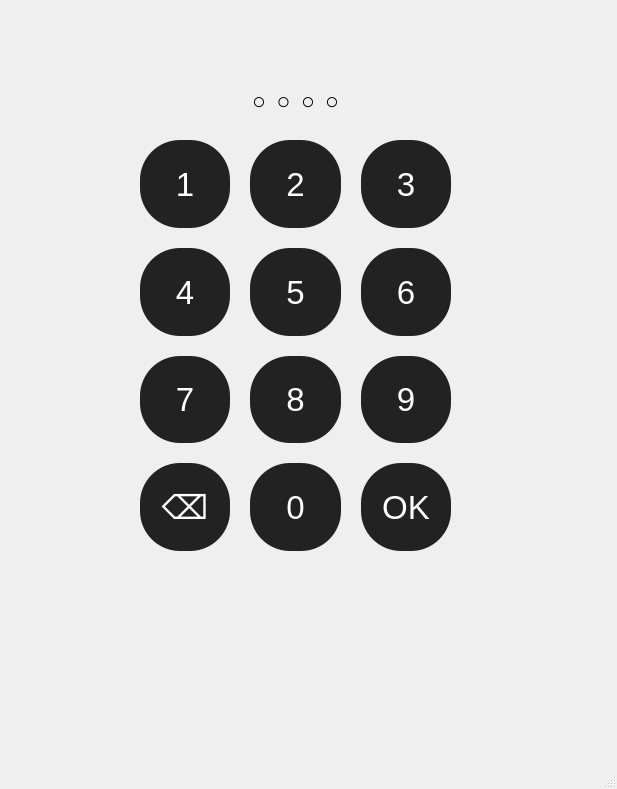
<?xml version="1.0" encoding="UTF-8"?>
<ui version="4.0">
 <class>MainWindow</class>
 <widget class="QMainWindow" name="MainWindow">
  <property name="geometry">
   <rect>
    <x>0</x>
    <y>0</y>
    <width>617</width>
    <height>789</height>
   </rect>
  </property>
  <property name="minimumSize">
   <size>
    <width>0</width>
    <height>0</height>
   </size>
  </property>
  <property name="windowTitle">
   <string>MainWindow</string>
  </property>
  <widget class="QWidget" name="centralwidget">
   <widget class="QWidget" name="keypadcontainer" native="true">
    <property name="geometry">
     <rect>
      <x>140</x>
      <y>140</y>
      <width>311</width>
      <height>411</height>
     </rect>
    </property>
    <property name="styleSheet">
     <string notr="true">QPushButton {
    background-color: #222;
    color: white;
    border: none;
    border-radius: 40px;  
    width: 80px;
    height: 80px;
}
QPushButton:{
    background-color: #444;
}</string>
    </property>
    <layout class="QGridLayout" name="gridLayout">
     <property name="spacing">
      <number>20</number>
     </property>
     <item row="0" column="0">
      <widget class="QPushButton" name="btn1">
       <property name="sizePolicy">
        <sizepolicy hsizetype="Expanding" vsizetype="Expanding">
         <horstretch>0</horstretch>
         <verstretch>0</verstretch>
        </sizepolicy>
       </property>
       <property name="minimumSize">
        <size>
         <width>60</width>
         <height>60</height>
        </size>
       </property>
       <property name="font">
        <font>
         <pointsize>25</pointsize>
        </font>
       </property>
       <property name="text">
        <string>1</string>
       </property>
      </widget>
     </item>
     <item row="0" column="1">
      <widget class="QPushButton" name="btn2">
       <property name="sizePolicy">
        <sizepolicy hsizetype="Expanding" vsizetype="Expanding">
         <horstretch>0</horstretch>
         <verstretch>0</verstretch>
        </sizepolicy>
       </property>
       <property name="minimumSize">
        <size>
         <width>60</width>
         <height>60</height>
        </size>
       </property>
       <property name="font">
        <font>
         <pointsize>25</pointsize>
        </font>
       </property>
       <property name="text">
        <string>2</string>
       </property>
      </widget>
     </item>
     <item row="0" column="2">
      <widget class="QPushButton" name="btn3">
       <property name="sizePolicy">
        <sizepolicy hsizetype="Expanding" vsizetype="Expanding">
         <horstretch>0</horstretch>
         <verstretch>0</verstretch>
        </sizepolicy>
       </property>
       <property name="minimumSize">
        <size>
         <width>60</width>
         <height>60</height>
        </size>
       </property>
       <property name="font">
        <font>
         <pointsize>25</pointsize>
        </font>
       </property>
       <property name="text">
        <string>3</string>
       </property>
      </widget>
     </item>
     <item row="1" column="0">
      <widget class="QPushButton" name="btn4">
       <property name="sizePolicy">
        <sizepolicy hsizetype="Expanding" vsizetype="Expanding">
         <horstretch>0</horstretch>
         <verstretch>0</verstretch>
        </sizepolicy>
       </property>
       <property name="minimumSize">
        <size>
         <width>60</width>
         <height>60</height>
        </size>
       </property>
       <property name="font">
        <font>
         <pointsize>25</pointsize>
        </font>
       </property>
       <property name="layoutDirection">
        <enum>Qt::LayoutDirection::LeftToRight</enum>
       </property>
       <property name="text">
        <string>4</string>
       </property>
      </widget>
     </item>
     <item row="1" column="1">
      <widget class="QPushButton" name="btn5">
       <property name="sizePolicy">
        <sizepolicy hsizetype="Expanding" vsizetype="Expanding">
         <horstretch>0</horstretch>
         <verstretch>0</verstretch>
        </sizepolicy>
       </property>
       <property name="minimumSize">
        <size>
         <width>60</width>
         <height>60</height>
        </size>
       </property>
       <property name="font">
        <font>
         <pointsize>25</pointsize>
        </font>
       </property>
       <property name="text">
        <string>5</string>
       </property>
      </widget>
     </item>
     <item row="1" column="2">
      <widget class="QPushButton" name="btn6">
       <property name="sizePolicy">
        <sizepolicy hsizetype="Expanding" vsizetype="Expanding">
         <horstretch>0</horstretch>
         <verstretch>0</verstretch>
        </sizepolicy>
       </property>
       <property name="minimumSize">
        <size>
         <width>60</width>
         <height>60</height>
        </size>
       </property>
       <property name="font">
        <font>
         <pointsize>25</pointsize>
        </font>
       </property>
       <property name="text">
        <string>6</string>
       </property>
      </widget>
     </item>
     <item row="2" column="0">
      <widget class="QPushButton" name="btn7">
       <property name="sizePolicy">
        <sizepolicy hsizetype="Expanding" vsizetype="Expanding">
         <horstretch>0</horstretch>
         <verstretch>0</verstretch>
        </sizepolicy>
       </property>
       <property name="minimumSize">
        <size>
         <width>60</width>
         <height>60</height>
        </size>
       </property>
       <property name="font">
        <font>
         <pointsize>25</pointsize>
        </font>
       </property>
       <property name="text">
        <string>7</string>
       </property>
      </widget>
     </item>
     <item row="2" column="1">
      <widget class="QPushButton" name="btn8">
       <property name="sizePolicy">
        <sizepolicy hsizetype="Expanding" vsizetype="Expanding">
         <horstretch>0</horstretch>
         <verstretch>0</verstretch>
        </sizepolicy>
       </property>
       <property name="minimumSize">
        <size>
         <width>60</width>
         <height>60</height>
        </size>
       </property>
       <property name="font">
        <font>
         <pointsize>25</pointsize>
        </font>
       </property>
       <property name="text">
        <string>8</string>
       </property>
      </widget>
     </item>
     <item row="2" column="2">
      <widget class="QPushButton" name="btn9">
       <property name="sizePolicy">
        <sizepolicy hsizetype="Expanding" vsizetype="Expanding">
         <horstretch>0</horstretch>
         <verstretch>0</verstretch>
        </sizepolicy>
       </property>
       <property name="minimumSize">
        <size>
         <width>60</width>
         <height>60</height>
        </size>
       </property>
       <property name="font">
        <font>
         <pointsize>25</pointsize>
        </font>
       </property>
       <property name="text">
        <string>9</string>
       </property>
      </widget>
     </item>
     <item row="3" column="0">
      <widget class="QPushButton" name="btnBack">
       <property name="sizePolicy">
        <sizepolicy hsizetype="Expanding" vsizetype="Expanding">
         <horstretch>0</horstretch>
         <verstretch>0</verstretch>
        </sizepolicy>
       </property>
       <property name="minimumSize">
        <size>
         <width>60</width>
         <height>60</height>
        </size>
       </property>
       <property name="font">
        <font>
         <pointsize>25</pointsize>
        </font>
       </property>
       <property name="text">
        <string>⌫</string>
       </property>
      </widget>
     </item>
     <item row="3" column="1">
      <widget class="QPushButton" name="btn0">
       <property name="sizePolicy">
        <sizepolicy hsizetype="Expanding" vsizetype="Expanding">
         <horstretch>0</horstretch>
         <verstretch>0</verstretch>
        </sizepolicy>
       </property>
       <property name="minimumSize">
        <size>
         <width>60</width>
         <height>60</height>
        </size>
       </property>
       <property name="font">
        <font>
         <pointsize>25</pointsize>
        </font>
       </property>
       <property name="layoutDirection">
        <enum>Qt::LayoutDirection::LeftToRight</enum>
       </property>
       <property name="text">
        <string>0</string>
       </property>
      </widget>
     </item>
     <item row="3" column="2">
      <widget class="QPushButton" name="btnOk">
       <property name="sizePolicy">
        <sizepolicy hsizetype="Expanding" vsizetype="Expanding">
         <horstretch>0</horstretch>
         <verstretch>0</verstretch>
        </sizepolicy>
       </property>
       <property name="minimumSize">
        <size>
         <width>60</width>
         <height>60</height>
        </size>
       </property>
       <property name="font">
        <font>
         <pointsize>25</pointsize>
        </font>
       </property>
       <property name="text">
        <string>OK</string>
       </property>
      </widget>
     </item>
    </layout>
   </widget>
   <widget class="QLabel" name="errorLabel">
    <property name="geometry">
     <rect>
      <x>250</x>
      <y>580</y>
      <width>101</width>
      <height>16</height>
     </rect>
    </property>
    <property name="font">
     <font>
      <pointsize>13</pointsize>
      <bold>true</bold>
     </font>
    </property>
    <property name="styleSheet">
     <string notr="true">color: red;
font-weight: bold;</string>
    </property>
    <property name="text">
     <string/>
    </property>
    <property name="alignment">
     <set>Qt::AlignmentFlag::AlignCenter</set>
    </property>
   </widget>
   <widget class="QWidget" name="layoutWidget">
    <property name="geometry">
     <rect>
      <x>250</x>
      <y>90</y>
      <width>91</width>
      <height>22</height>
     </rect>
    </property>
    <layout class="QHBoxLayout" name="horizontalLayout">
     <item>
      <widget class="QLabel" name="pinDot1">
       <property name="font">
        <font>
         <pointsize>17</pointsize>
        </font>
       </property>
       <property name="text">
        <string>○</string>
       </property>
       <property name="alignment">
        <set>Qt::AlignmentFlag::AlignCenter</set>
       </property>
      </widget>
     </item>
     <item>
      <widget class="QLabel" name="pinDot2">
       <property name="font">
        <font>
         <pointsize>17</pointsize>
        </font>
       </property>
       <property name="text">
        <string>○</string>
       </property>
       <property name="alignment">
        <set>Qt::AlignmentFlag::AlignCenter</set>
       </property>
      </widget>
     </item>
     <item>
      <widget class="QLabel" name="pinDot3">
       <property name="font">
        <font>
         <pointsize>17</pointsize>
        </font>
       </property>
       <property name="text">
        <string>○</string>
       </property>
       <property name="alignment">
        <set>Qt::AlignmentFlag::AlignCenter</set>
       </property>
      </widget>
     </item>
     <item>
      <widget class="QLabel" name="pinDot4">
       <property name="font">
        <font>
         <pointsize>17</pointsize>
        </font>
       </property>
       <property name="text">
        <string>○</string>
       </property>
       <property name="alignment">
        <set>Qt::AlignmentFlag::AlignCenter</set>
       </property>
      </widget>
     </item>
    </layout>
   </widget>
  </widget>
  <widget class="QMenuBar" name="menubar">
   <property name="geometry">
    <rect>
     <x>0</x>
     <y>0</y>
     <width>617</width>
     <height>36</height>
    </rect>
   </property>
  </widget>
  <widget class="QStatusBar" name="statusbar"/>
 </widget>
 <resources/>
 <connections/>
</ui>
